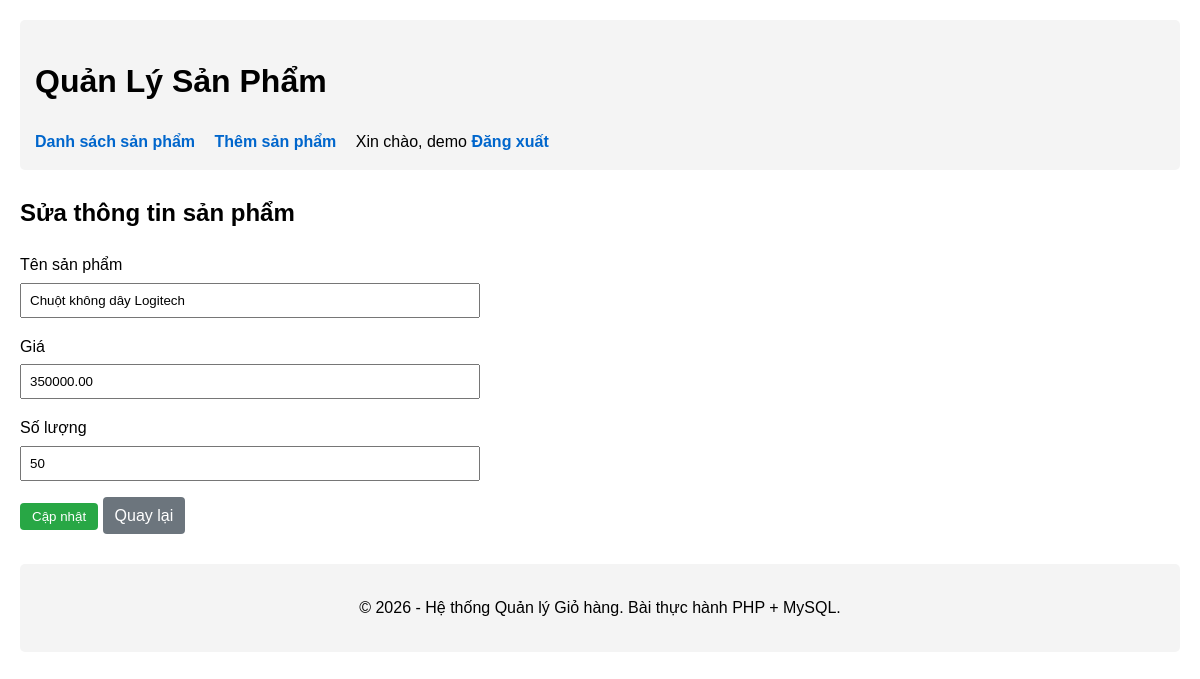
Screenshot of /product_edit.php?id=2 (signed in) with the database file from the repository.
### tables this page shows
CREATE TABLE `products` (
    `id` int(11) NOT NULL,
    `name` varchar(100) NOT NULL,
    `price` decimal(10, 2) NOT NULL,
    `quantity` int(11) NOT NULL
);

### model/product.php (called while the page is built, shortened)
<?php
require_once __DIR__ . '/../common/dbConnect.php';
function getProductById($id) {
    global $conn;
    $stmt = $conn->prepare("SELECT * FROM products WHERE id = ?");
    $stmt->execute([$id]);
    return $stmt->fetch(PDO::FETCH_ASSOC);
}
?>

### product_edit.php (the view, shortened to what this page needs)
<?php
require_once 'common/dbConnect.php';
require_once 'model/product.php';
include 'view/header.php';
$rawId = $_GET['id'] ?? null;
$id = is_scalar($rawId)
    ? filter_var($rawId, FILTER_VALIDATE_INT, ['options' => ['min_range' => 1]])
    : false;
$product = getProductById($id);
$showConfirmation = false;
$name = $product['name'];
$price = $product['price'];
$quantity = $product['quantity'];
?>
<div class="container mt-4">
    <h2>Sửa thông tin sản phẩm</h2>
    <?php if ($showConfirmation): ?>
        <div class="alert alert-warning">
            <h4 class="alert-heading">Xác nhận thay đổi thông tin!</h4>
            <p>Vui lòng kiểm tra lại thông tin sản phẩm sau khi cập nhật trước khi lưu chính thức:</p>
            <ul class="mb-3">
                <li><strong>Tên sản phẩm mới:</strong> <?= htmlspecialchars($name, ENT_QUOTES | ENT_SUBSTITUTE, 'UTF-8') ?></li>
                <li><strong>Giá mới:</strong> <?= number_format($price, 2) ?></li>
                <li><strong>Số lượng mới:</strong> <?= htmlspecialchars($quantity, ENT_QUOTES | ENT_SUBSTITUTE, 'UTF-8') ?></li>
            </ul>
            <hr>
            <form method="POST">
                <input type="hidden" name="name" value="<?= htmlspecialchars($name, ENT_QUOTES | ENT_SUBSTITUTE, 'UTF-8') ?>">
                <input type="hidden" name="price" value="<?= htmlspecialchars($price, ENT_QUOTES | ENT_SUBSTITUTE, 'UTF-8') ?>">
                <input type="hidden" name="quantity" value="<?= htmlspecialchars($quantity, ENT_QUOTES | ENT_SUBSTITUTE, 'UTF-8') ?>">
                <button type="submit" name="confirm_update" value="1" class="btn btn-success">Xác nhận cập nhật</button>
                <a href="product_edit.php?id=<?= htmlspecialchars((string) $id, ENT_QUOTES, 'UTF-8') ?>" class="btn btn-secondary">Quay lại chỉnh sửa</a>
            </form>
        </div>
    <?php else: ?>
        <form method="POST">
            <div class="mb-3">
                <label>Tên sản phẩm</label>
                <input type="text" name="name" class="form-control" value="<?= htmlspecialchars($name, ENT_QUOTES | ENT_SUBSTITUTE, 'UTF-8') ?>" required>
            </div>
            <div class="mb-3">
                <label>Giá</label>
                <input type="number" step="0.01" name="price" class="form-control" value="<?= htmlspecialchars((string) $price, ENT_QUOTES | ENT_SUBSTITUTE, 'UTF-8') ?>" required>
            </div>
            <div class="mb-3">
                <label>Số lượng</label>
                <input type="number" min="0" step="1" name="quantity" class="form-control" value="<?= htmlspecialchars((string) $quantity, ENT_QUOTES | ENT_SUBSTITUTE, 'UTF-8') ?>" required>
            </div>
            <button type="submit" class="btn btn-primary">Cập nhật</button>
            <a href="product_list.php" class="btn btn-secondary">Quay lại</a>
        </form>
    <?php endif; ?>
</div>
<?php include 'view/footer.php'; ?>

### view/header.php (style rules this page uses)
body { font-family: Arial, sans-serif; margin: 20px; line-height: 1.6; }
.btn { display: inline-block; padding: 6px 12px; text-decoration: none; border-radius: 4px; border: none; cursor: pointer; }
.btn-primary { background-color: #28a745; color: white; }
.btn-secondary { background-color: #6c757d; color: white; }
.form-control { display: block; width: 100%; max-width: 460px; padding: 8px; margin-top: 5px; box-sizing: border-box; }
.mb-3 { margin-bottom: 15px; }
.mt-4 { margin-top: 24px; }
.mb-3 { margin-bottom: 16px; }

### rows the page displays
products: name "Chuột không dây Logitech", price "350000.00", quantity "50"

### other values shown
$_SESSION['username'] "demo"
